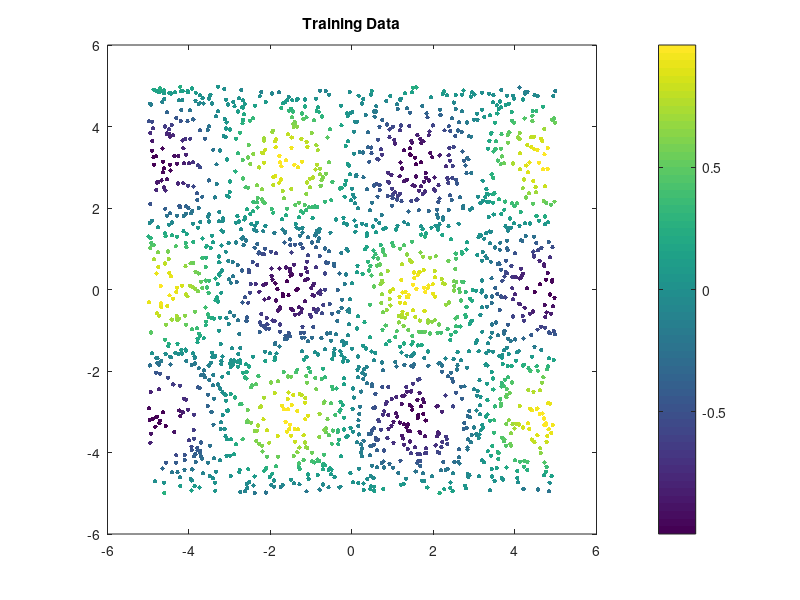

MATLAB code to generate this figure: (Note: this script raises an error after producing the figure.)
%% 2D LWR test
clear all;
%% Generate target function to learn from and visualise

f       = @(x,y)sin(x).*cos(y);
r       = @(a,b,N,M)a + (b-a).*rand(N,M);
N       = 2000;
xy      = r(-5,5,N,2);
z       = f(xy(:,1),xy(:,2));

close all;
figure; hold on; box on;
scatter(xy(:,1),xy(:,2),10,z,'filled');
title('Training Data');
axis square;
colorbar;

%% LWR
 
options             = [];
options.dim         = 2;
options.bUseKDT     = true;
options.D           = ones(2,1) .* ((2).^2);
options.K           = 50;
lwr                 = LWR(options);

%% Plot Train Data and train LWR

lwr.train(xy,z);

%% Predict values on 

[X,Y] = meshgrid(linspace(-5,5,100),linspace(-5,5,100));
Z     = lwr.f([X(:),Y(:)]);

%% Plot predicted values

if exist('h2','var') && isvalid(h2), delete(h2);end
h2 = figure; hold on; box on;
surf(X,Y,reshape(Z,size(X))); shading interp;
title('Predicted values (LWR)');
axis square;
colorbar;






